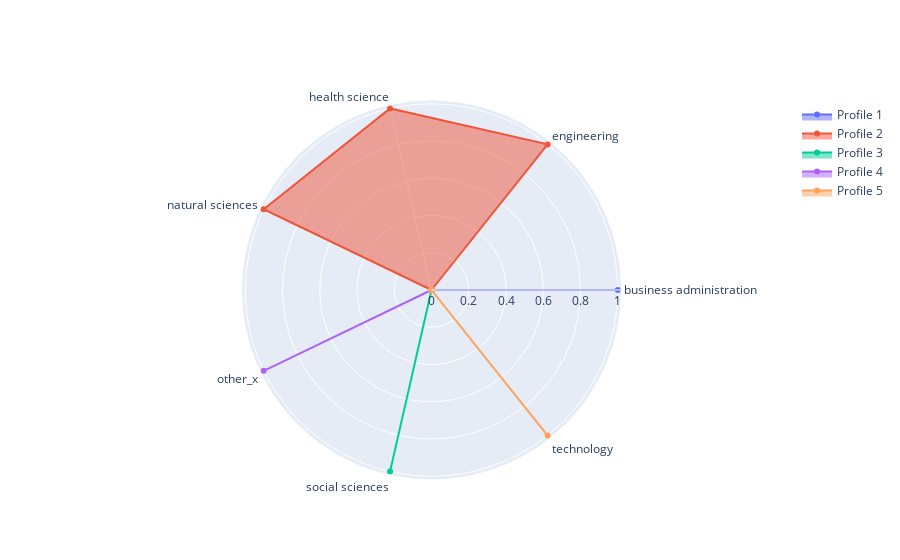

The code cell stored with this chart in its notebook:
### Code cell
import plotly.graph_objects as go

fig = go.Figure()

fig.add_trace(go.Scatterpolar(
      r=r1,
      theta=columns,
      fill='toself',
      name='Profile 1'
))


fig.add_trace(go.Scatterpolar(
      r=r2,
      theta=columns,
      fill='toself',
      name='Profile 2'
))

fig.add_trace(go.Scatterpolar(
      r=r3,
      theta=columns,
      fill='toself',
      name='Profile 3'
))

fig.add_trace(go.Scatterpolar(
      r=r4,
      theta=columns,
      fill='toself',
      name='Profile 4'
))
fig.add_trace(go.Scatterpolar(
      r=r5,
      theta=columns,
      fill='toself',
      name='Profile 5'
))


fig.update_layout(
  polar=dict(
    radialaxis=dict(
      visible=True,
    
    )),
  showlegend=True
)


fig.show()

### Figure 1 — Plotly figure (JSON) as saved in the notebook; plotly's stock layout.template omitted (floating-point values rounded to 4 significant figures)
{"data": [{"fill": "toself", "name": "Profile 1", "r": [1, 0, 0, 0, 0, 0, 0], "theta": ["business administration", "engineering", "health science", "natural sciences", "other_x", "social sciences", "technology"], "type": "scatterpolar"}, {"fill": "toself", "name": "Profile 2", "r": [0, 1, 1, 1, 0, 0, 0], "theta": ["business administration", "engineering", "health science", "natural sciences", "other_x", "social sciences", "technology"], "type": "scatterpolar"}, {"fill": "toself", "name": "Profile 3", "r": [0, 0, 0, 0, 0, 1, 0], "theta": ["business administration", "engineering", "health science", "natural sciences", "other_x", "social sciences", "technology"], "type": "scatterpolar"}, {"fill": "toself", "name": "Profile 4", "r": [0, 0, 0, 0, 1, 0, 0], "theta": ["business administration", "engineering", "health science", "natural sciences", "other_x", "social sciences", "technology"], "type": "scatterpolar"}, {"fill": "toself", "name": "Profile 5", "r": [0, 0, 0, 0, 0, 0, 1], "theta": ["business administration", "engineering", "health science", "natural sciences", "other_x", "social sciences", "technology"], "type": "scatterpolar"}], "layout": {"polar": {"radialaxis": {"visible": true}}, "showlegend": true}}
